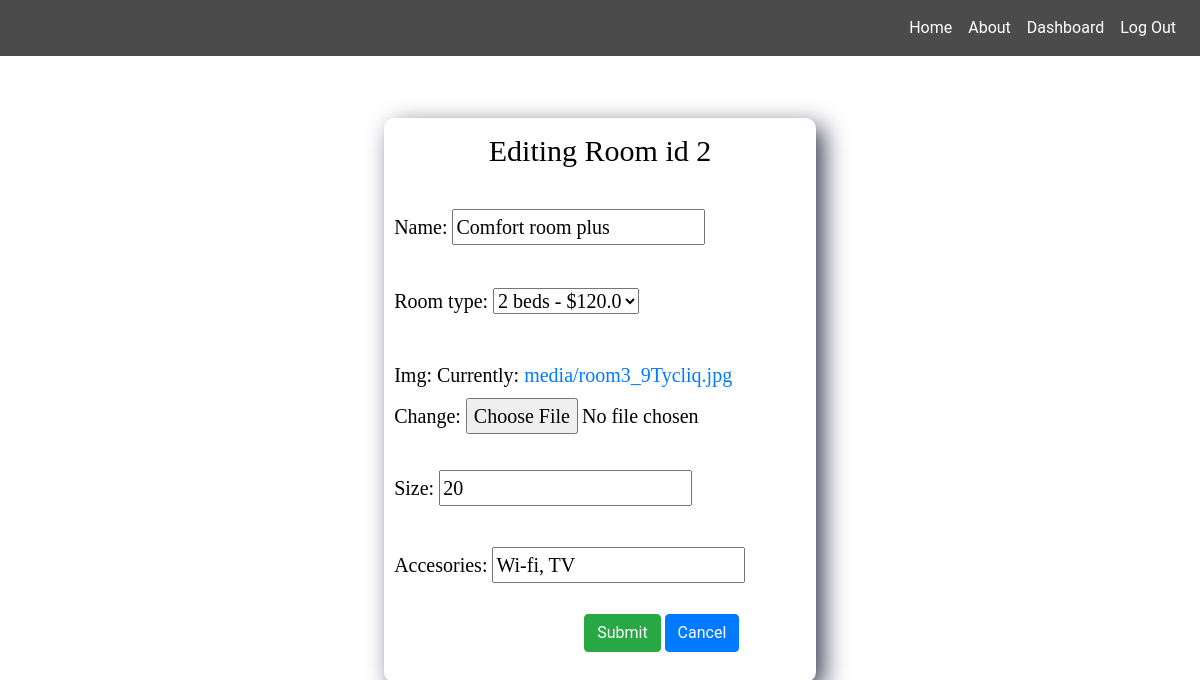
The app's page /room/2/edit (signed in), older data.
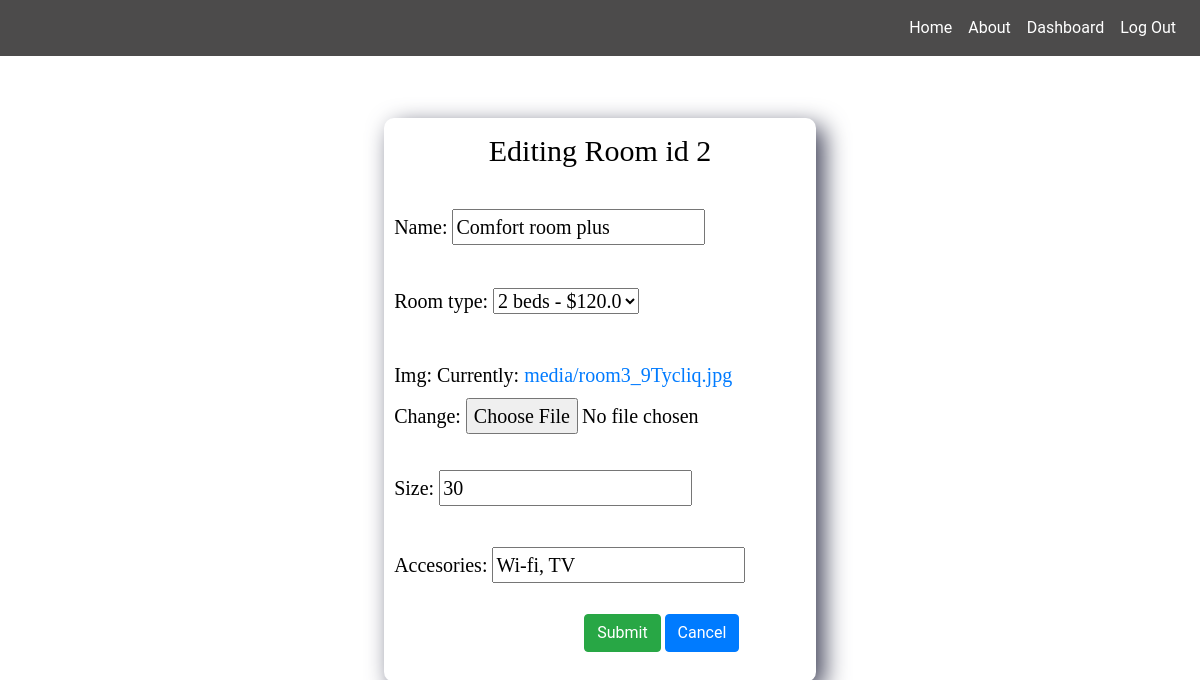
The same page, newer data.
### booking/models.py (models this page shows, shortened)
class Room(models.Model):
    occupancy = models.BooleanField(default=False)
    name = models.CharField(max_length=20)
    room_type = models.ForeignKey(Room_type, on_delete=models.CASCADE)
    img = models.ImageField(upload_to="media/")
    size = models.CharField(max_length=20)
    accesories = models.CharField(max_length=200)

### booking/views.py (the view)
# urls.py: path("room/<int:id>/edit", edit_room, name="edit_room"),
@staff_member_required
def edit_room(request, id):
    room = Room.objects.get(pk=id)
    if request.method == "POST":
        form = AddRoom(request.POST, request.FILES, instance=room)
        if form.is_valid():
            form.save()
            return redirect("booking:home")
    else:
        form = AddRoom(instance=room)
    return render(request, "edit.html", {"form": form, "id": room.id, "edit": "Room"})

### booking/forms.py
class AddRoom(ModelForm):
    class Meta:
        model = Room
        fields = ["name", "room_type", "img", "size", "accesories"]

### booking/models.py (called while the page is built)
    def __str__(self):
        return f"{self.beds} beds - ${self.price}"

### templates/edit.html (shortened to what this page needs)
{% extends "base.html" %}
{% block content %}
{% load static %}
<link rel="stylesheet" type="text/css" href="{% static 'css/update_nav.css' %}">
<link rel="stylesheet" type="text/css" href="{% static 'css/view.css' %}">
<div class="data edit-data">
    <form method="post" enctype="multipart/form-data">
        <p class="header-item">Editing {{edit}} id {{id}}</p>
        {{form.as_p}}
        <input class="btn btn-success edit-btn" type="submit" value="Submit">
        <a class="btn btn-primary edit-btn" href=" {% url 'booking:dashboard' %}">Cancel</a>
    </form>
</div>
{% endblock %}

Row changes from the older to the newer data that the page shows:
changed Room "Comfort room plus": size "20" → "30"
